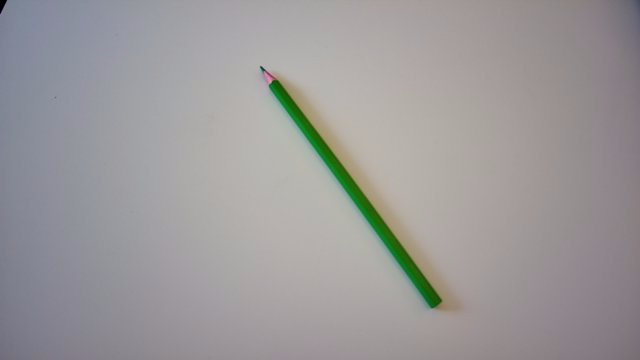
#> input picture dev/img/crayorescent_2021331_174175.jpg, 640 x 360 px
$ python contoursTest.py
#> lines starting #> are read from the running program, lines starting #| are printed output that depends on the picture; after the words box and inside, x2 and y2 are one past the last pixel; in counts of white or black regions, pixels touching at a corner belong together
import numpy as np
import cv2 as cv
im = cv.imread('img/crayorescent_2021331_174175.jpg')
#> im is the input picture: shape (360, 640, 3); mean B, G, R 154.3, 153.7, 156.3
imgray = cv.cvtColor(im, cv.COLOR_BGR2GRAY)
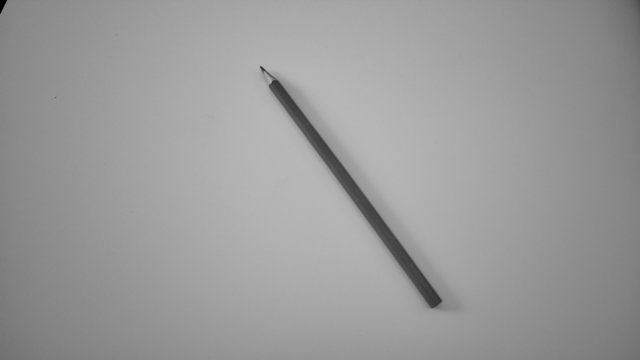
#> imgray: shape (360, 640); min 1, max 187, mean 154.5
ret, thresh = cv.threshold(imgray, 127, 255, 0)
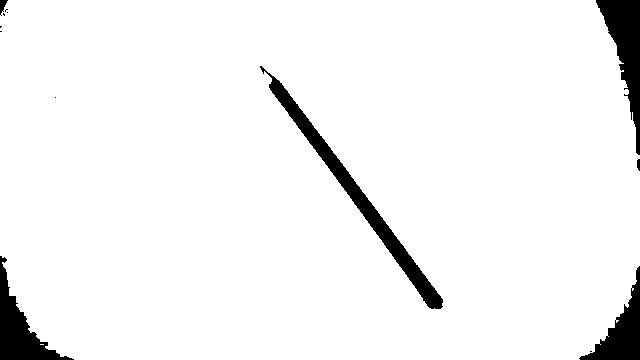
#> thresh: shape (360, 640); 95.1% white; 13 black regions (7 under 20 px)
contours, hierarchy = cv.findContours(thresh, cv.RETR_TREE, cv.CHAIN_APPROX_SIMPLE)
#> contours = 11 contours, 9 with area under 20; largest, box (x1, y1, x2, y2) and area: (0, 0, 640, 360) 221920, (259, 65, 444, 310) 4142
im = cv.drawContours(im, contours, -1, (0,255,0), 3)
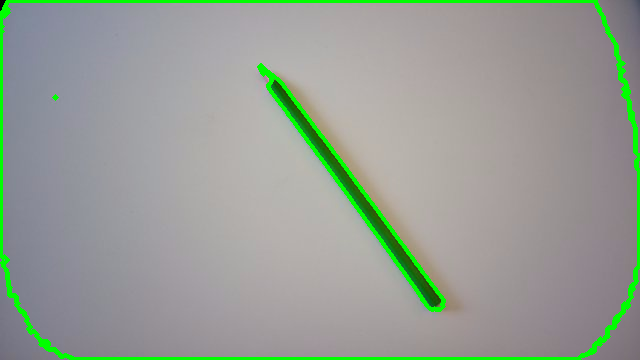
#> im: shape (360, 640, 3); 4.05% of pixels changed, all inside (x1, y1, x2, y2) = (0, 0, 640, 360)
cv.imshow('res2', im)
cv.waitKey(0)
cv.destroyAllWindows()

$ run again, with dev/img/crayorescent_2021331_1650555.jpg copied over dev/img/crayorescent_2021331_174175.jpg
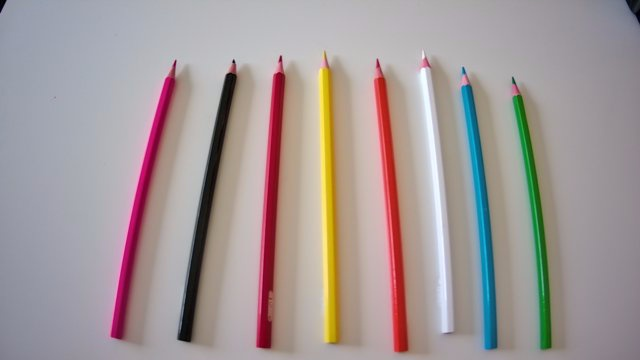
#> input picture dev/img/crayorescent_2021331_1650555.jpg, 640 x 360 px
#> im is the input picture: shape (360, 640, 3); mean B, G, R 152.2, 152.9, 163.7
#> `ret, thresh = cv.threshold(imgray, 127, 255, 0)`:
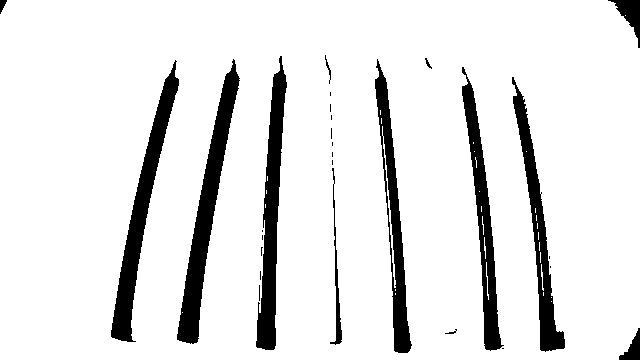
#> thresh: shape (360, 640); 89.3% white; 28 black regions (15 under 20 px)
#> contours = 59 contours, 44 with area under 20; largest, box (x1, y1, x2, y2) and area: (0, 0, 640, 360) 228456, (176, 58, 241, 345) 4956, (110, 59, 180, 343) 4615, (255, 55, 288, 351) 4349, (374, 58, 413, 354) 3898
#> `im = cv.drawContours(im, contours, -1, (0,255,0), 3)`:
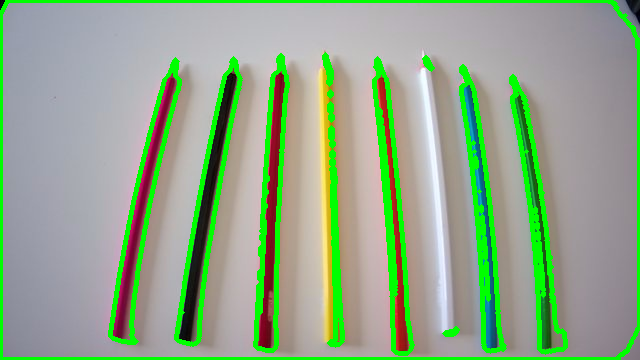
#> im: shape (360, 640, 3); 12.16% of pixels changed, all inside (x1, y1, x2, y2) = (0, 0, 640, 360)
